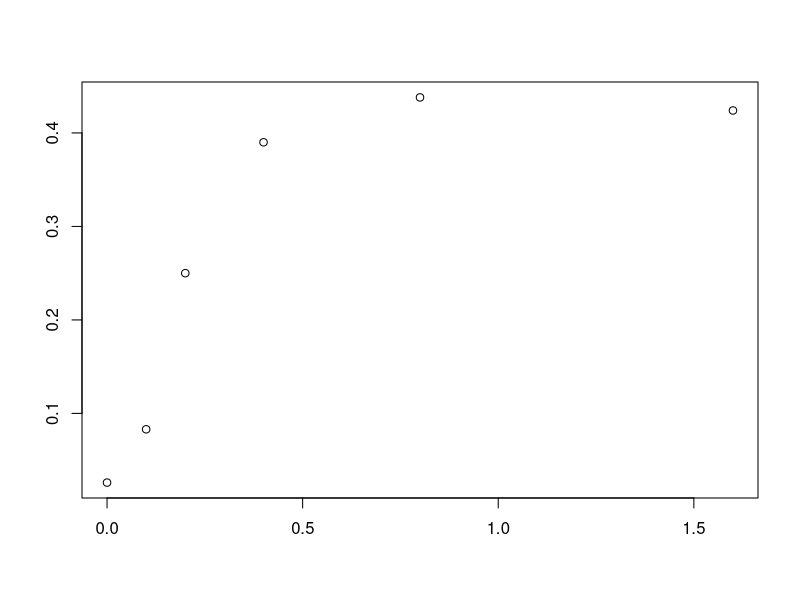
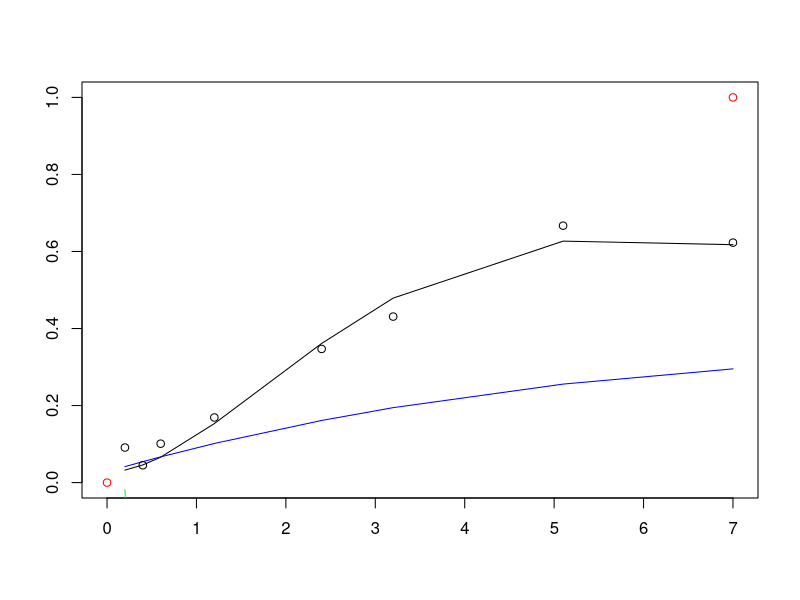

These charts were generated, in order, by the following R code:
#This is free, open-source software under GNU GPLv3. It comes with no warranty. It concerns radiogenic mouse HG tumorigenesis
#Written by Mark Ebert, Edward Huang, and Ray Sachs, summer 2017.
#Relevant references and their abbreviations in commenting this script are the following.
#".93Alp"=Alpen et al. "Tumorigenic potential of high-Z, high-LET charged-particle radiations." Rad Res 136:382-391.(1993)
#".94Alp"=Alpen et al. "Fluence-based relative biological effectiveness for charged particle carcinogenesis in mouse Harderian gland." Adv Space Res 14(10): 573-581. (1994).  
#"16Chang"=Chang et al. "Harderian Gland Tumorigenesis: Low-Dose and LET Response." Radiat Res 185(5): 449-460. (2016).  
#"16Srn"=1.	Siranart et al."Mixed Beam Murine Harderian Gland Tumorigenesis: Predicted Dose-Effect Relationships if neither Synergism nor Antagonism Occurs." Radiat Res 186(6): 577-591. (2016).  
#"17Cuc"=Cucinotta & Cacao. "Non-Targeted Effects Models Predict Significantly Higher Mars Mission Cancer Risk than Targeted Effects Models." Sci Rep 7(1): 1832. (2017).  PMC5431989

## NOTE FROM EDWARD ##
# To handle the error message: Error in nlsModel(formula, mf, start, wts) : 
#                              singular gradient matrix at initial parameter estimates
#                              Called from: nlsModel(formula, mf, start, wts)  
# 1. change algorithm argument in the nls() call
# 2. if changing algorithms fail, write out least-square function and call optim() on it
#    optim() brute forces a numerical approximation on it


rm(list=ls())
dfr=data.frame( #data used in 16Chang  
  Dose=c(0.2,0.4,0.6,1.2,2.4,3.2,5.1,7,0.05,0.1,0.15,0.2,0.4,0.8,1.6,0.05,0.1,0.2,0.4,0,0.1,0.2,0.4,0.8,1.6,0.4,0.8,1.6,3.2,0.05,0.1,0.2,0.4,0.8,0.1,0.2,0.4,0.8,0.1,0.2,0.4,0.04,0.08,0.16,0.32,0.033,0.066,0.13,0.26,0.52,.2, .4, .6),
  HG=c(0.091,0.045,0.101,0.169,0.347,0.431,0.667,0.623,0.156,0.215,0.232,0.307,0.325,0.554,0.649,0.123,0.145,0.207,0.31,0.026,0.083,0.25,0.39,0.438,0.424,0.093,0.195,0.302,0.292,0.109,0.054,0.066,0.128,0.286,0.183,0.167,0.396,0.536,0.192,0.234,0.317,0.092,0.131,0.124,0.297,0.082,0.088,0.146,0.236,0.371,.154,.132,.333),#HG prevalence as defined in 16Chang
  NWeight=c(520,2048,1145,584,313,232,293,221,1162,877,455,409,374,223,320,742,661,347,131,6081,1091,251,244,191,131,645,255,199,111,649,378,973,833,201,468,381,197,109,496,257,185,1902,1063,884,350,1767,1408,874,299,261,322,206,67),
  #nominal weight for weighted least squaresregression; see .93Alp. The Lanthanum entries were obtained by measuring the main graph in 17Cuc 
  #index=c(rep(1,8),rep(0,17), rep(1,4),  rep(0,24)),#index=0 for Z>3 ions, 1 otherwise. But now no longer needed.
  L=c(rep(1.6,8),rep(193,7),rep(250,4),rep(195,6),rep(0.4,4),rep(25,5),rep(464,4),rep(193,3),rep(70,4),rep(100,5),rep(953,3)), ##L=LET=LET_infinity=stopping power
  Z=c(rep(2,8),rep(26,17),rep(1,4),rep(10,5),rep(43,4),rep(26,3),rep(14,4),rep(22,5),rep(57,3)),#proton #, e.g. 2 for 2He4
  Zeff=c(rep("TBD",53)),# effective ion charge according to the formula of W.H Barkas. Zeff <= Z. Calculated below
  beta=c(rep("TBD",53)),# ion speed, relative to speed of light, calculated below
  MeVperu=c(rep(228,8),rep(600,7),rep(300,4),rep(600,6),rep(250,4),rep(670,5),rep(600,4),rep(600,3),rep(260,4),rep(1000,5),rep(593,3)),#Kinetic energy in MeV, divided by atomic mass, e.g. divided by 4u=4x931.5 MeV/c^2 for 2He4
  Katz=c(rep("TBD",53)),#for fully ionized nuclei, Katz's Z^2/beta^2, Calculated below. It is part of the Bethe Barkas Bloch equation for stopping power. Our calculations don't use Katz, but various similar calculations do.
  ion=c(rep("He4",8),rep("Fe56",17),rep("p",4),rep("Ne20",5),rep("Nb93",4),rep("Fe56",3),rep("Si28",4),rep("Ti48",5),rep("La139",3)),
  comments=c(".93AlpLooksOK",rep("",7),".93AlplooksOK",rep('',11),".93Alp.no.iso", "not in 17Cuc (or 16Chang?)",rep("",3),"16Chang all OK?",rep('',24),".94Alp","From graphs",'e.g. in 17Cuc')) 
Y=0.001*dfr[,"MeVperu"]# convert to GeV/u for convenience in a calculation
dfr[,"Katz"]=round((dfr[,"Z"])^2*(2.57*Y^2+4.781*Y+2.233)/(2.57*Y^2+4.781*Y),2)#special relativistic calculation of Z^2/beta^2. The numerics include conversion from GeV to joules and from u to kg.
dfr[,"beta"]=round(dfr[,"Z"]*sqrt(1/dfr[,"Katz"]),3)#i.e. Z*sqrt(beta^2/Z^2)
dfr[,"Zeff"]=round(dfr[,"Z"]*(1-exp(-125*dfr[,"Z"]^(-2.0/3))),2)#Barkas formula for Zeff; for us Zeff is almost Z

### Data for HG induced by photons from Cs-137 or Co-60 beta decay; from 16Chang
ddd=data.frame(
  Dose=c(0, 0.4, 0.8, 1.6, 3.2, 7, 0, .4, .8, .12, 1.6),
  HG=c(.026, .048, .093, .137, .322, .462, .0497, .054, .067, .128, .202),
  NWeight=c(6081.2, 4989.5, 1896.8, 981.1, 522.2, 205.2, 7474.1, 2877.6, 1423.7, 689.9, 514.9),
  Nucleus=c(rep("Cobalt-60", 6), rep("Cesium-137", 5)),
  Comments=c(rep("TBD", 11))
)
LL=ddd[,"Dose"]
HG=ddd[,"HG"]
WT=ddd[,"NWeight"]
QQ=LL^2
LQ=lm(HG~LL+QQ)#,weights=WT)
summary(LQ, correlation=T)

### temporary chunk to enable visual tests of dfr
aa=20;bb=25# checking dfr for individual ions against graphs in .93Alp, 16Chang, and the new paper 17Cuc
plot(dfr[aa:bb,"Dose"],dfr[aa:bb,"HG"], ann='F') #example for checking dfr
####
dfra=dfr[c(1:19,26:53),] ##removes the zero dose case and the no isograft data
############  HERE OUR NEW HZE MODEL; works well. Uses 3 adjustable parameters  ################ 
dfrHZE=subset(dfra,Z>3) #look only at HZE not at much lower LET ions. #In next line phi controls how fast NTE build up from zero; not really needed during calibration since 150*phi*Dose/L>>1 at every observed Dose !=0. phi needed for later synergy calculations
phi=3e3 # Even larger phi should give the same final results, but might cause extra problems with R.
HZEm=nls(HG~.0275+(1-exp(-0.01*(aa1*L*Dose*exp(-aa2*L)+(1-exp(-150*phi*Dose/L))*kk1))),data=dfrHZE, weights=NWeight, trace=TRUE, start=list(aa1=.9,aa2=.01, kk1=0.048))#calibrating parameters; 
summary(HZEm,correlation=T)#; vcov(HZEm)# parameter values & accuracy; variance-covariance matrix
HZEc=coef(HZEm)#calibrated central values of the 3 parameters.  Next is the IDER, =0 at dose 0
HZEC=function(Dose,L) 1-exp(-0.01*(HZEc[1]*L*Dose*exp(-HZEc[2]*L)+(1-exp(-150*phi*Dose/L))*HZEc[3]))#Calibrated IDER


##sig0 guess tweaked a little
#if sig0 set to 66.69 (probable value based on cucinotta), I get error message
# :step factor 0.000488281 reduced below 'minFactor' of 0.000976562
# this may have some mistakes
#also removed factor of (1-exp(-N_Bys)) from the NTE term to simplify it 
cucIDERm <- nls(HG~1-exp(-((.0268+
                        (6.24*Dose*sig0*((1-exp(-Katz/Kappa))^3)/L)
                      +(.0929*Dose-.0045*Dose*Dose)*(1-(1-exp(-Katz/Kappa))^3)
                       +n0*L*exp(-1*n1*L))
                      *(1-(1-exp(-1/(1-(1-exp(-Katz/KappaS))^3)))^3)*exp(-sig0s*((1-exp(-Katz/KappaS))^3)*6.24*Dose/L))),
             data=dfra, weights=NWeight,trace=TRUE, 
             start=c(sig0=100, n0=0.00048, n1=0.00281, sig0s=16.44, KappaS=598, Kappa=750))
summary(cucIDERm, correlation = T);
keek=coef(cucIDERm)
ayy=function(Dose, Katz, L) 1-exp(-((.0268+(6.24*Dose*keek[1]*((1-exp(-Katz/keek[6]))^3)/L)
   +(.0929*Dose-.0045*Dose*Dose)*(1-(1-exp(-Katz/keek[6]))^3)
   +keek[2]*L*exp(-1*keek[3]*L))
  *(1-(1-exp(-1/(1-(1-exp(-Katz/keek[5]))^3)))^3)*exp(-keek[4]*((1-exp(-Katz/keek[5]))^3)*6.24*Dose/L)))

ayy1=function(Dose, Katz, L) 1-exp(-((.0268+(6.24*Dose*66.69*((1-exp(-Katz/750))^3)/L)
                                     +(.0929*Dose-.0045*Dose*Dose)*(1-(1-exp(-Katz/750))^3)
                                     +.00048*L*exp(-1*.00281*L)*(1-exp(6.24*Dose*24/L)))
                                    *(1-(1-exp(-1/(1-(1-exp(-Katz/598))^3)))^3)*exp(-16.44*((1-exp(-Katz/598))^3)*6.24*Dose/L)))
###########Looks good up to here; next need Z<3 model. Have good one; still looking if there is a better one
dfrL=subset(dfra,Z<=3)#for Light ions
L.m=nls(HG~.0275+bet*Dose^2*exp(-lam*Dose),data=dfrL,weights=NWeight,start=list(bet=5,lam=.2))
summary(L.m)
L.c=coef(L.m)#calibrated central values of the 2 parameters
L.C=function(Dose,L) L.c[1]*Dose^2*exp(-L.c[2]*Dose)

# HHs=function(Dose,L,index){                 #Calculate slopes fpr later use in calculating I(d)
#   0.01*((1-index)*cc[1]*L*exp(-cc[2]*L)+index*cc[3]*(2*Dose-cc[4]*Dose^2)*exp(-cc[4]*Dose)+
#           exp(-150*phi*Dose/L)*(1-index)*cc[5]*150*phi/L)
#   }
# #Next is just a check that the derivative behaves the way it should.
# L=1.400;index=1; Dose=0.01*1:1000# or, e.g. L=100; index=0; Dose=0.01*1:300 for a heavy ion
# L=100; index=0; Dose=0.01*1:300
# HHv=HH(Dose,L,index)
# HHv2=c(0,HHv[1:(length(Dose)-1)])
# DDer=(HHv-HHv2)
# DDera=HHs(Dose-.005,L,index)
# tail(DDer); tail(DDera)
# ###### end derivative check. Seems to be fine; we can take this whole bit out pretty soon. The next bit is from Dae.

#We will adapt his use of ode() and uniroot() to our model and our data but all the rest of from Dae is irrelevant to us.
# MIXIDER_function = function(r, L, Z.beta, d = seq(0, 0.2, by = 0.001), eta0 = 1.300771e-04, eta1 = 3.164156e-03, sig0 = 2.481817e+00, kap = 2.565276e+02) {
#   dE=function(yini,State,Pars){
#     eta0 = eta0; eta1 = eta1; sig0 = sig0; kap = kap
#     with(as.list(c(State, Pars)), {
#       P = vector(length = length(L))
#       sig = vector(length = length(L))
#       etaa = vector(length = length(L))
#       u = vector(length = length(L))
#       for (i in 1:length(L)) {
#         P[i] = (1-exp(-Z.beta[i]/kap))^2
#         sig[i] = sig0*P[i] + 0.041/6.24*L[i]*P[i]
#         etaa[i] = eta0*L[i]*exp(-eta1*L[i])
#         u[i] = uniroot(function(d) sig[i]*6.24*d/L[i]*(1-exp(-1024*d/L[i])) + etaa[i]*(1-exp(-10^5*d)) - I, lower = 0, upper = 10, tol = 10^-10)$root
#       }
#       dI = vector(length = length(L))
#       for (i in 1:length(L)) {
#         dI[i] = r[i]*(sig[i]*6.24/L[i]*exp(-1024*u[i]/L[i])*(exp(1024*u[i]/L[i]) + 1024*u[i]/L[i] - 1) + etaa[i]*10^5*exp(-10^5*u[i]))
#       }
#       dI = sum(dI)
#       return(list(c(dI)))
#     })
#   }
#   pars = NULL; yini = c(I= 0); d = d
#   out = ode(yini,times = d, dE, pars, method = "radau")
#   return(out)
#}##### End from Dae 
#######Next: visual checks to see if our calibration is consistent with 16Chang, .93Alp, .94Alp and 17Cuc
## Put various values in our calibrated model to check with numbers and graphs in these references
L=1.6; Dose=dfrL[1:8,"Dose"];HGe=dfrL[1:8,"HG"]#He in .93Alp. HGe=experimental HG.
#L=.4; Dose=dfrL[9:12,"Dose"];HGe=dfrL[9:12,"HG"]#same for protons. 
#L=193;Dose=dfrHZE[1:7,"Dose"]; HGe=dfr[1:7,"HG"] #same for Fe
Katz=dfrL[1:8,"Katz"]
plot(c(0,7),c(0,1),col='red', ann='F')
lines(Dose,L.C(Dose,L)+.0275)
lines(Dose, ayy1(Dose,L, Katz), col='green')
lines(Dose, ayy(Dose, L, Katz), col='blue')#I may have made an error, as this estimation by cucinotta seems like a major underestimation.
points(Dose,HGe)#looks great for Helium, OK for protons; very good for iron. Mark: run some checks like these

#Call:
# lm(formula = HG ~ LL + QQ)
# 
# Residuals:
#   Min       1Q   Median       3Q      Max 
# -0.04129 -0.02227 -0.01082  0.02043  0.08009 
# 
# Coefficients:
#   Estimate Std. Error t value Pr(>|t|)   
# (Intercept)  0.036825   0.019012   1.937  0.08877 . 
# LL           0.092911   0.021702   4.281  0.00268 **
#   QQ          -0.004479   0.003085  -1.452  0.18462   
# ---
#   Signif. codes:  0 ‘***’ 0.001 ‘**’ 0.01 ‘*’ 0.05 ‘.’ 0.1 ‘ ’ 1
# 
# Residual standard error: 0.04026 on 8 degrees of freedom
# Multiple R-squared:  0.9299,	Adjusted R-squared:  0.9124 
# F-statistic:  53.1 on 2 and 8 DF,  p-value: 2.408e-05
# 
# Correlation of Coefficients:
#   (Intercept) LL   
# LL -0.72            
# QQ  0.61       -0.96
